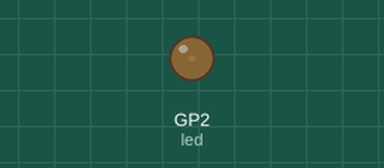
The program below on a simulated Raspberry Pi Pico running MicroPython. Parts: output pins drawn as LEDs (lit = HIGH).

Above: at 0.05 s.
At 1.15 s:
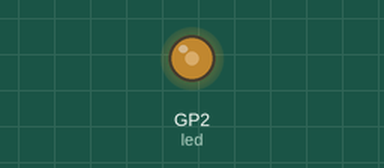
At 1.65 s:
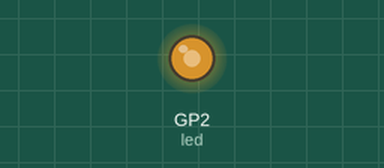
At 3.3 s:
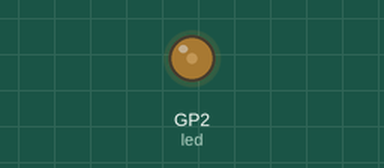
Timing chart, 0 to 5.2 s (numbered marks = the images above):
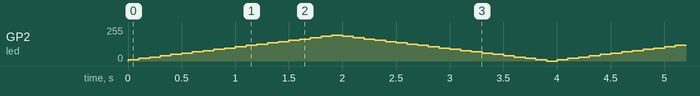

The program:

2._Breathing_Light.py
```python
from machine import Pin, PWM
import utime
led = PWM(Pin(2))
led.freq(1000)      # Set the frequency value
led_value = 0       #LED brightness initial value
led_speed = 5      # Change brightness in increments of 5
if __name__ == '__main__':
    while True:
        led_value += led_speed
        led.duty_u16(int(led_value * 500))     # Set the duty cycle, between 0-65535
        utime.sleep_ms(100)
        if led_value >= 100:
            led_value = 100
            led_speed = -5
        elif led_value <= 0:
            led_value = 0
            led_speed = 5
```
